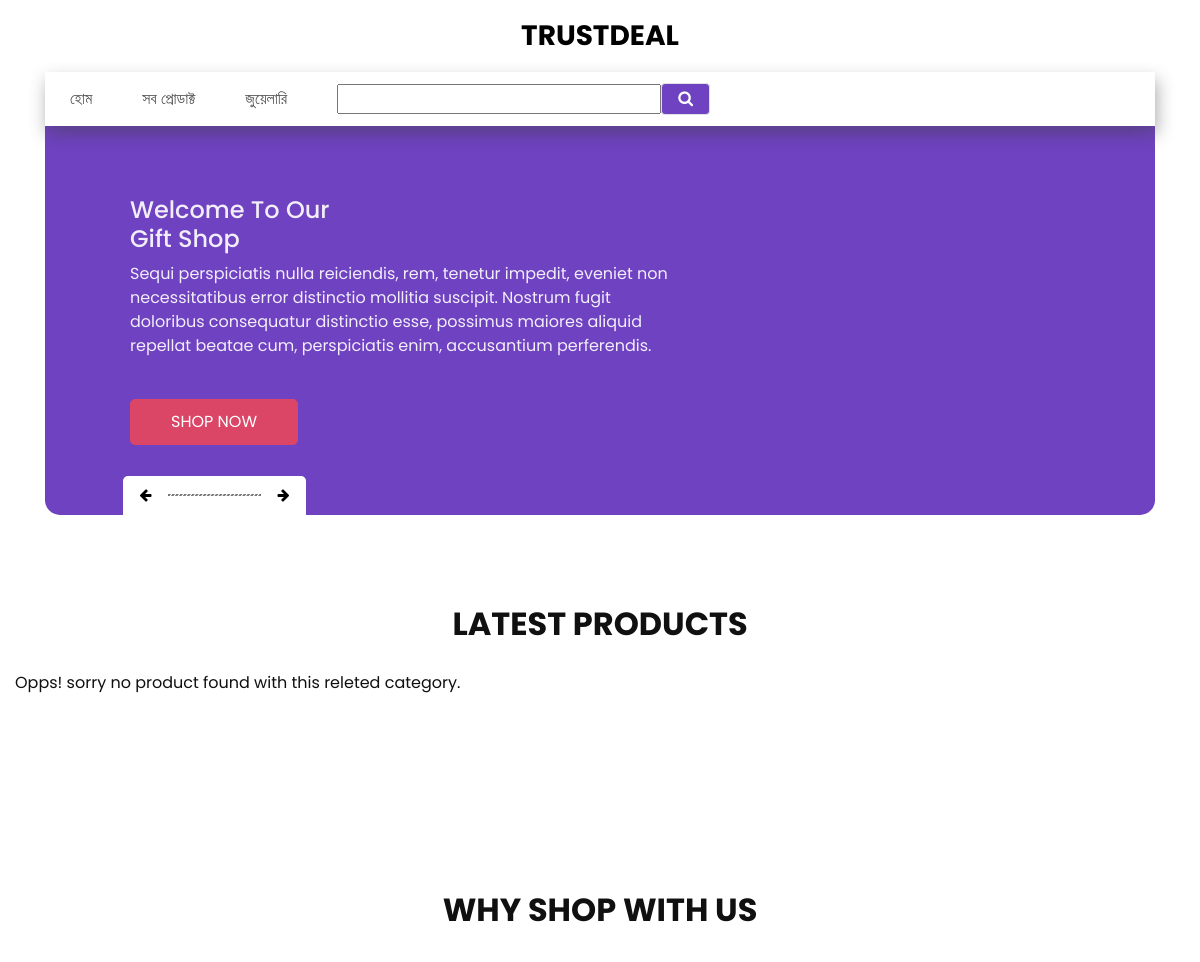
Before: / (upper part) with the older database file.
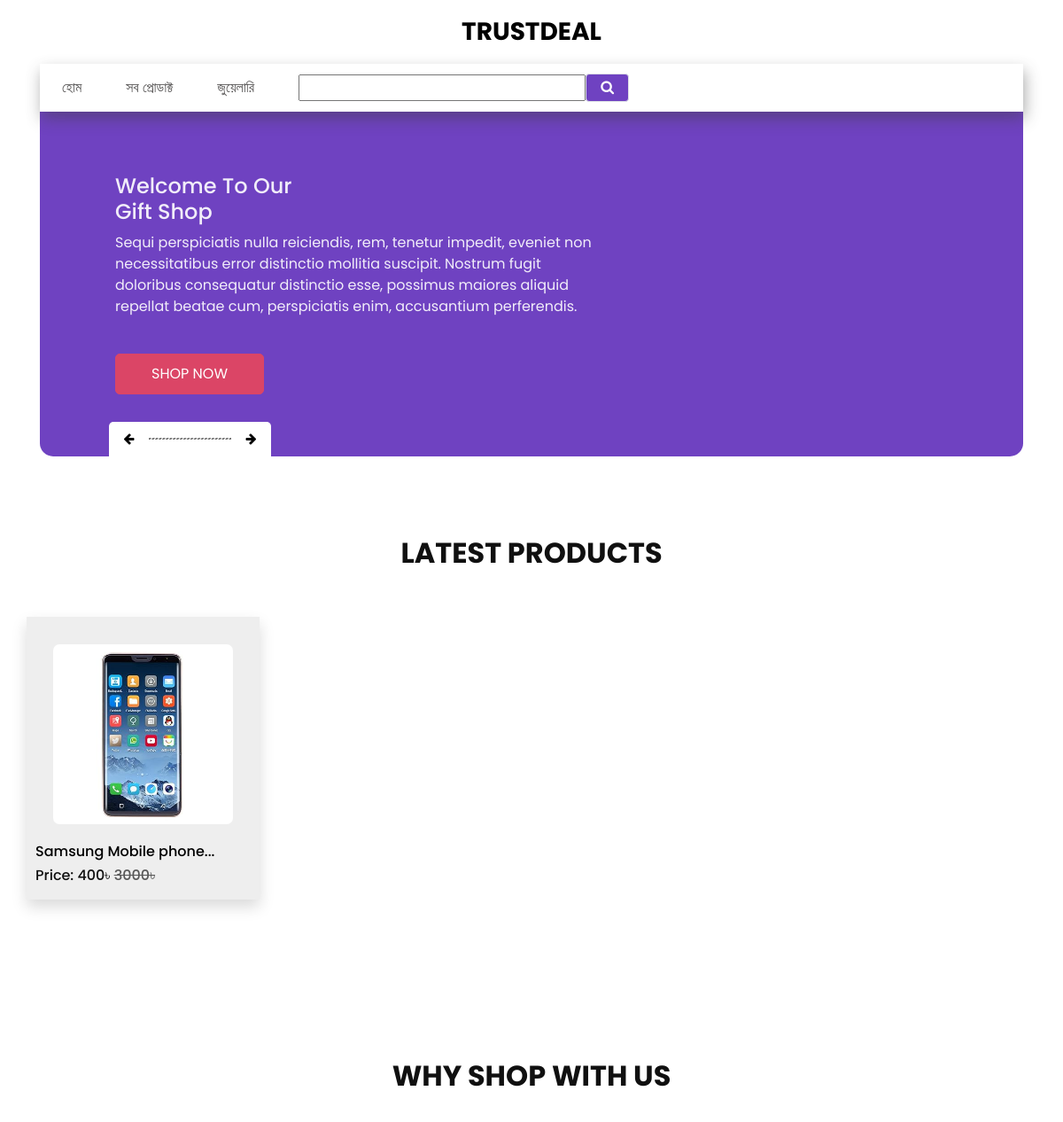
After: the same page with the newer database file.
### shop/models.py (models this page shows, shortened)
class Category(models.Model):
    name = models.CharField(max_length=120)
    create_at = models.DateTimeField(auto_now_add=True)

class Product(models.Model):
    name = models.CharField(max_length=360)
    slug = models.SlugField(unique=True ,null=True, blank=True)
    category = models.ForeignKey(Category, on_delete=models.CASCADE)
    quentity = models.IntegerField(default=1)
    regular_price = models.IntegerField(default=1)
    discount_price = models.IntegerField(default=0)
    Product_image = models.ImageField(upload_to='product')
    product_more_image1 = models.ImageField(upload_to='more image', blank=True, null=True)
    product_more_image2 = models.ImageField(upload_to='more image', blank=True, null=True)
    product_more_image3 = models.ImageField(upload_to='more image', blank=True, null=True)
    product_more_image4 = models.ImageField(upload_to='more image', blank=True, null=True)
    video_id = models.URLField(max_length=600, null=True, blank=True)
    is_new = models.BooleanField(default=False)
    is_featured = models.BooleanField(default=False)
    product_details = models.TextField()

### shop/views.py (the view)
# urls.py: path('', views.home, name='home'),
def home(request):
    search_value = None
    filter_value = request.GET.get('filter-product')
    products = Product.objects.select_related('category')
    feturd_product = products.filter(is_featured=True)
    category = get_naviget_item()
    if filter_value:
        search_value = products.filter(name__icontains=filter_value)
    context = {
        'category':category,
        'feturd_product':feturd_product,
        'search_value':search_value
    }
    return render(request, 'home.html', context)

### shop/views.py (called while the page is built)
def get_naviget_item():
    return Category.objects.all()

### templates/home.html (shortened to what the changed rows need)
{% extends "base.html" %}
{% block body %}
{% if search_value %}
<section class="shop_section layout_padding">
  <div class="container">
      <div class="row">
          {% for i in search_value %}
          <div class="col-sm-6 col-md-4 col-lg-3">
              <div class="box shadow">
                  <a href="{% url 'shop:single_product' slug=i.slug %}">
                      <div class="img-box product_img">
                          <img src="{{i.Product_image.url}}" style="border-radius: 5px;" alt="No Image Found">
                      </div>
                      <div>
                          <a href="{% url 'shop:single_product' slug=i.slug %}">
                              <h6>
                                  {{i.name|slice:":25"}}...
                              </h6>
                          </a>
                          <h6>
                              Price:
                              {% if i.discount_price == 0 %}
                              <span>
                                  {{i.regular_price}}&#2547;
                              </span>
                              {% else %}
                              <span>
                                  {{i.discount_price}}&#2547;
                                  <del style="color: rgb(88, 88, 88);">{{i.regular_price}}&#2547;</del>
                              </span>
                              {% endif %}
                          </h6>
                      </div>
                      {% if i.is_new %}
                      <div class="new">
                          <span>
                              New
                          </span>
                      </div>
                      {% endif %}
                  </a>
              </div>
          </div>
          {% endfor %}
      </div>
  </div>
</section>
{% else %}
<section class="shop_section layout_padding">
    <div class="container">
      <div class="heading_container heading_center">
        <h2>
          Latest Products
        </h2>
      </div>
      <div class="row">
        {% if feturd_product %}
            {% for i in feturd_product %}
            <div class="col-sm-6 col-md-4 col-lg-3">
                <div class="box shadow">
                    <a href="{% url 'shop:single_product' slug=i.slug %}">
                        <div class="img-box product_img">
                            <img src="{{i.Product_image.url}}" style="border-radius: 5px;" alt="">
                        </div>
                        <div>
                            <a href="{% url 'shop:single_product' slug=i.slug %}">
                                <h6>
                                    {{i.name|slice:":25"}}...
                                </h6>
                            </a>
                            <h6>
                                Price:
                                {% if i.discount_price == 0 %}
                                <span>
                                    {{i.regular_price}}&#2547;
                                </span>
                                {% else %}
                                <span>
                                    {{i.discount_price}}&#2547;
                                    <del style="color: rgb(88, 88, 88);">{{i.regular_price}}&#2547;</del>
                                </span>
                                {% endif %}
                            </h6>
                        </div>
                    </a>
                </div>
            </div>
            {% endfor %}
            {% else %}
            <p>Opps! sorry no product found with this releted category.</p>
            {% endif %}
      </div>
    </div>
  </section>
  <section class="why_section layout_padding">
    <div class="container">
      <div class="heading_container heading_center">
        <h2>
          Why Shop With Us
        </h2>
      </div>
    </div>
  </section>
{% endif %}
{% endblock body %}

### templates/includ_files/header.html (shortened to what this page needs)
<header class="header_section">
    <nav class="navbar navbar-expand-lg custom_nav-container ">
        <a class="navbar-brand" href="/">
            <span>
                TRUSTDEAL
            </span>
        </a>
        <div class="collapse navbar-collapse" id="navbarSupportedContent">
            <ul class="navbar-nav  ">
                <li class="nav-item">
                    <a class="nav-link" href="/">হোম</a>
                </li>
                <li class="nav-item">
                    <a class="nav-link" href="{% url 'shop:shop' %}">সব প্রোডাক্ট</a>
                </li>
                {% for i in category %}
                <li class="nav-item">
                    <a class="nav-link" href="/shop/?filter={{i.name}}">{{i.name}}</a>
                </li>
                {% endfor %}
            </ul>
            <div class="user_option">
                <form class="form-inline" method="GET" action="{% url 'shop:search_item' %}">
                    <input type="text" name="filter-product" id="">
                    <button class="btn nav_search-btn border px-3 text-white -ml-4" style="padding: 0.2rem 0; background-color:#6f42c1" type="submit">
                        <i class="fa fa-search" aria-hidden="true"></i>
                    </button>
                </form>
            </div>
        </div>
    </nav>
</header>

Changed rows visible on the page:
added Product: Product_image (picture), name "Samsung Mobile phone", discount_price "400", regular_price "3000"
Other visible differences:
text no longer shown: "Opps! sorry no product found with this releted category."
